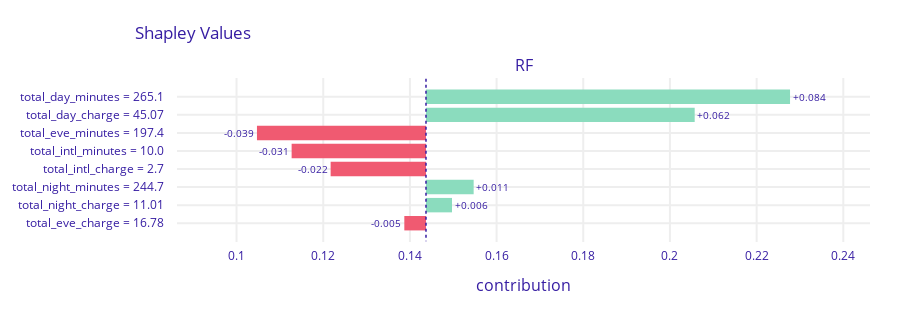

Notebook code for this chart:
### Code cell
shap_attributions = [explainer.predict_parts(observation1, type="shap")]
shap_attributions[0].plot(shap_attributions[1::])

### Figure 1 — Plotly figure (JSON) as saved in the notebook; plotly's stock layout.template omitted (floating-point values rounded to 4 significant figures)
{"data": [{"base": 0.1437, "hoverinfo": "text", "hoverlabel": {"bgcolor": "rgba(0,0,0,0.8)"}, "hovertext": ["Average response: 0.144<br>Prediction: 0.21<br>total_day_minutes = 265.1<br>increases average response <br>by 0.084", "Average response: 0.144<br>Prediction: 0.21<br>total_day_charge = 45.07<br>increases average response <br>by 0.062", "Average response: 0.144<br>Prediction: 0.21<br>total_eve_minutes = 197.4<br>decreases average response <br>by 0.039", "Average response: 0.144<br>Prediction: 0.21<br>total_intl_minutes = 10.0<br>decreases average response <br>by 0.031", "Average response: 0.144<br>Prediction: 0.21<br>total_intl_charge = 2.7<br>decreases average response <br>by 0.022", "Average response: 0.144<br>Prediction: 0.21<br>total_night_minutes = 244.7<br>increases average response <br>by 0.011", "Average response: 0.144<br>Prediction: 0.21<br>total_night_charge = 11.01<br>increases average response <br>by 0.006", "Average response: 0.144<br>Prediction: 0.21<br>total_eve_charge = 16.78<br>decreases average response <br>by 0.005"], "marker": {"color": ["#8bdcbe", "#8bdcbe", "#f05a71", "#f05a71", "#f05a71", "#8bdcbe", "#8bdcbe", "#f05a71"]}, "orientation": "h", "showlegend": false, "text": ["+0.084", "+0.062", "-0.039", "-0.031", "-0.022", "+0.011", "+0.006", "-0.005"], "textposition": "outside", "type": "bar", "x": [0.084, 0.062, -0.039, -0.031, -0.022, 0.011, 0.006, -0.005], "xaxis": "x", "y": ["total_day_minutes = 265.1", "total_day_charge = 45.07", "total_eve_minutes = 197.4", "total_intl_minutes = 10.0", "total_intl_charge = 2.7", "total_night_minutes = 244.7", "total_night_charge = 11.01", "total_eve_charge = 16.78"], "yaxis": "y"}], "layout": {"annotations": [{"font": {"size": 16}, "showarrow": false, "text": "RF", "x": 0.5, "xanchor": "center", "xref": "paper", "y": 1, "yanchor": "bottom", "yref": "paper"}, {"font": {"size": 16}, "showarrow": false, "text": "contribution", "x": 0.5, "xanchor": "center", "xref": "paper", "y": 0, "yanchor": "top", "yref": "paper", "yshift": -30}], "font": {"color": "#371ea3"}, "height": 313, "margin": {"b": 71, "r": 30, "t": 78}, "shapes": [{"line": {"color": "#371ea3", "dash": "dot", "width": 1.5}, "type": "line", "x0": 0.1437, "x1": 0.1437, "xref": "x", "y0": -1, "y1": 8, "yref": "y"}], "title": {"text": "Shapley Values", "x": 0.15}, "xaxis": {"anchor": "y", "automargin": true, "domain": [0, 1], "fixedrange": true, "gridwidth": 2, "range": [0.08626, 0.2462], "tickcolor": "white", "ticklen": 3, "ticks": "outside", "type": "linear", "zeroline": false}, "yaxis": {"anchor": "x", "automargin": true, "autorange": "reversed", "domain": [0, 1], "fixedrange": true, "gridwidth": 2, "tickcolor": "white", "ticklen": 10, "ticks": "outside", "type": "category"}}}
